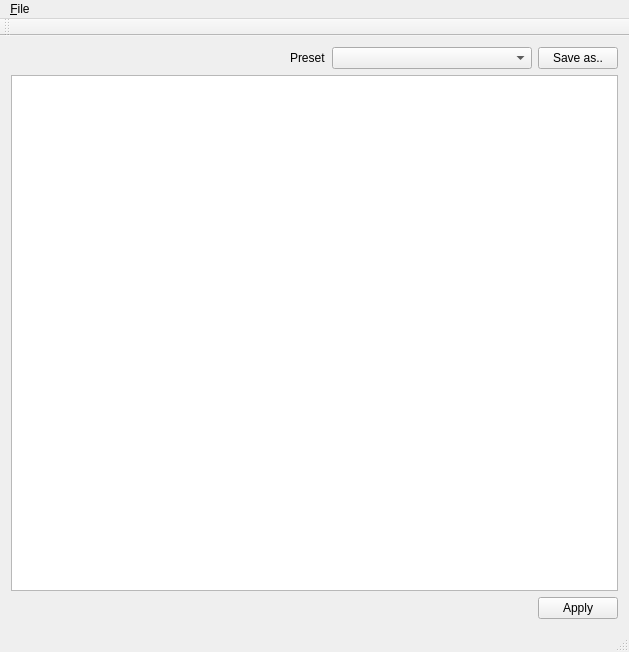
<?xml version="1.0" encoding="UTF-8"?>
<ui version="4.0">
 <class>MainWindow</class>
 <widget class="QMainWindow" name="MainWindow">
  <property name="geometry">
   <rect>
    <x>0</x>
    <y>0</y>
    <width>629</width>
    <height>652</height>
   </rect>
  </property>
  <property name="windowTitle">
   <string>Factorio Mod Manager</string>
  </property>
  <widget class="QWidget" name="centralWidget">
   <layout class="QGridLayout" name="gridLayout">
    <item row="3" column="6">
     <widget class="QPushButton" name="buttonApply">
      <property name="text">
       <string>Apply</string>
      </property>
     </widget>
    </item>
    <item row="0" column="3">
     <spacer name="horizontalSpacer">
      <property name="orientation">
       <enum>Qt::Horizontal</enum>
      </property>
      <property name="sizeHint" stdset="0">
       <size>
        <width>40</width>
        <height>20</height>
       </size>
      </property>
     </spacer>
    </item>
    <item row="0" column="4">
     <widget class="QLabel" name="label">
      <property name="text">
       <string>Preset</string>
      </property>
     </widget>
    </item>
    <item row="0" column="5">
     <widget class="QComboBox" name="presetBox">
      <property name="minimumSize">
       <size>
        <width>200</width>
        <height>0</height>
       </size>
      </property>
     </widget>
    </item>
    <item row="0" column="6">
     <widget class="QPushButton" name="buttonSaveAs">
      <property name="text">
       <string>Save as..</string>
      </property>
     </widget>
    </item>
    <item row="1" column="3" colspan="4">
     <widget class="QTableView" name="tableView">
      <property name="selectionBehavior">
       <enum>QAbstractItemView::SelectRows</enum>
      </property>
      <attribute name="horizontalHeaderStretchLastSection">
       <bool>true</bool>
      </attribute>
     </widget>
    </item>
   </layout>
  </widget>
  <widget class="QMenuBar" name="menuBar">
   <property name="geometry">
    <rect>
     <x>0</x>
     <y>0</y>
     <width>629</width>
     <height>32</height>
    </rect>
   </property>
   <widget class="QMenu" name="menu_File">
    <property name="title">
     <string>&amp;File</string>
    </property>
    <addaction name="actionE_xit"/>
   </widget>
   <addaction name="menu_File"/>
  </widget>
  <widget class="QToolBar" name="mainToolBar">
   <attribute name="toolBarArea">
    <enum>TopToolBarArea</enum>
   </attribute>
   <attribute name="toolBarBreak">
    <bool>false</bool>
   </attribute>
  </widget>
  <widget class="QStatusBar" name="statusBar"/>
  <action name="actionE_xit">
   <property name="text">
    <string>E&amp;xit</string>
   </property>
  </action>
 </widget>
 <layoutdefault spacing="6" margin="11"/>
 <resources/>
 <connections>
  <connection>
   <sender>buttonSaveAs</sender>
   <signal>clicked()</signal>
   <receiver>MainWindow</receiver>
   <slot>saveAsClicked()</slot>
   <hints>
    <hint type="sourcelabel">
     <x>580</x>
     <y>69</y>
    </hint>
    <hint type="destinationlabel">
     <x>314</x>
     <y>325</y>
    </hint>
   </hints>
  </connection>
  <connection>
   <sender>buttonApply</sender>
   <signal>clicked()</signal>
   <receiver>MainWindow</receiver>
   <slot>applyClicked()</slot>
   <hints>
    <hint type="sourcelabel">
     <x>580</x>
     <y>602</y>
    </hint>
    <hint type="destinationlabel">
     <x>314</x>
     <y>325</y>
    </hint>
   </hints>
  </connection>
 </connections>
 <slots>
  <slot>saveAsClicked()</slot>
  <slot>applyClicked()</slot>
 </slots>
</ui>
